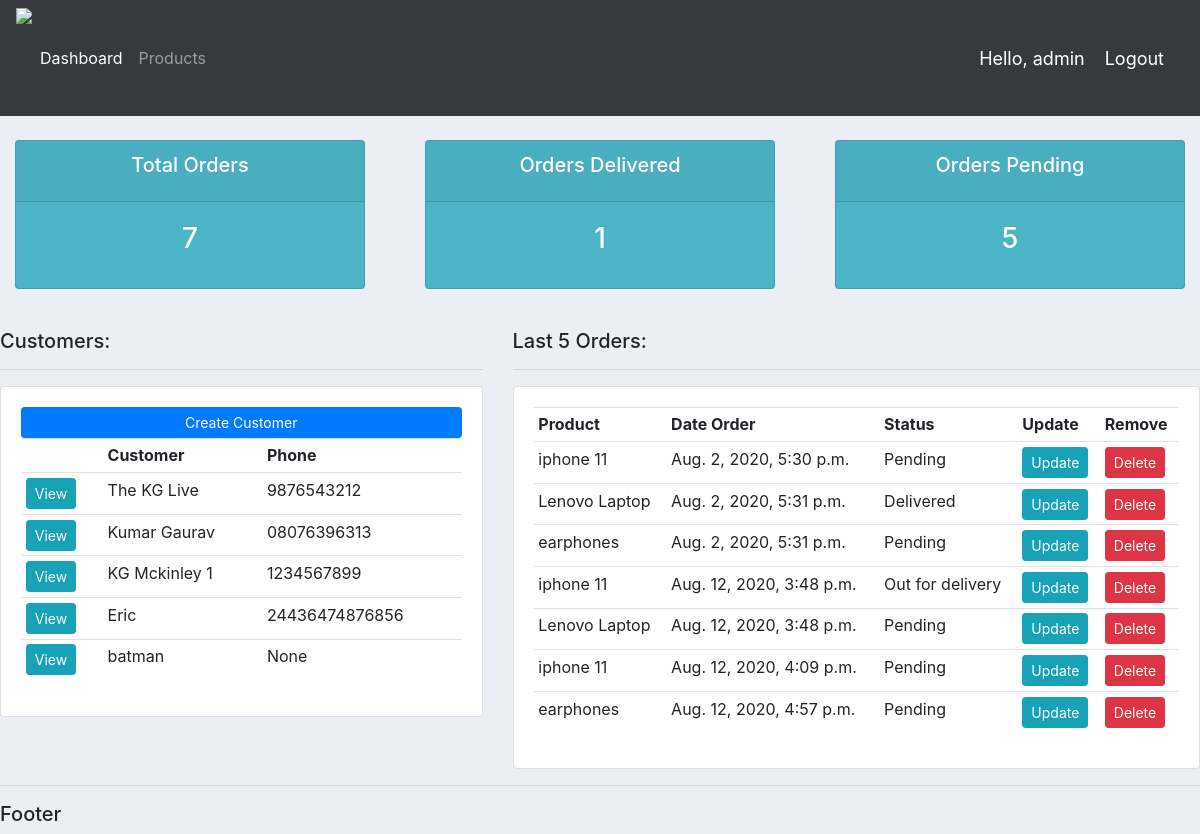
The app's page / (signed in) with its own data.
### accounts/models.py (models this page shows, shortened)
class Customer(models.Model):
    user = models.OneToOneField(User, null=True, blank=True, on_delete=models.CASCADE)
    name = models.CharField(max_length=200, null=True)
    phone = models.CharField(max_length=200, null=True)
    email = models.CharField(max_length=200, null=True)
    profile_pic = models.ImageField(null=True, blank=True, default="default-profile-picture.jpg")
    date_created = models.DateTimeField(auto_now_add=True, null=True)

class Order(models.Model):
    STATUS = (
        ('Pending', 'Pending'),
        ('Out for delivery', 'Out for delivery'),
        ('Delivered', 'Delivered'),
    )
    customer = models.ForeignKey(
        Customer, null=True, on_delete=models.SET_NULL)
    product = models.ForeignKey(Product, null=True, on_delete=models.SET_NULL)
    status = models.CharField(max_length=200, null=True, choices=STATUS)
    date_created = models.DateTimeField(auto_now_add=True, null=True)

class Product(models.Model):
    CATEGORY = (
        ('Indoor', 'Indoor'),
        ('Out Door', 'Out Door'),
    )
    name = models.CharField(max_length=200, null=True)
    price = models.FloatField(null=True)
    category = models.CharField(
        max_length=200, null=True, choices=CATEGORY)
    description = models.CharField(max_length=200, null=True, blank=True)
    date_created = models.DateTimeField(auto_now_add=True, null=True)
    tags = models.ManyToManyField(Tag)
    def __str__(self):
        return self.name

### accounts/decorators.py (the view)
    def wrapper_func(request, *args, **kwargs):
        group = None
        if request.user.groups.exists():
            group = request.user.groups.all()[0].name
        if group == 'customer':
            return redirect('user-page')
        if group == 'admin':
            return view_func(request, *args, **kwargs)

### accounts/views.py (called while the page is built)
@login_required(login_url='login')
@admin_only
def home(request):
    orders = Order.objects.all()
    customers = Customer.objects.all()
    total_customers = customers.count()
    total_orders = orders.count()
    delivered = orders.filter(status='Delivered').count()
    pendiing = orders.filter(status='Pending').count()
    context = {'orders': orders, 'customers': customers, 'total_orders': total_orders,
               'delivered': delivered, 'pendiing': pendiing}
    return render(request, 'accounts/dashboard.html', context)

### accounts/templates/accounts/dashboard.html
{% extends 'accounts/main.html' %}
{% block content %}
{% include 'accounts/status.html' %}
<br>
<div class="row">
  <div class="col-md-5">
    <h5>Customers:</h5>
    <hr>
    <div class="card card-body">
      <a class="btn btn-primary btn-sm btn-block" href="">Create Customer</a>
      <table class="table table-sm">
        <tr>
          <th></th>
          <th>Customer</th>
          <th>Phone</th>
        </tr>
        {% for customer in customers %}
        <tr>
          <td><a class="btn btn-sm btn-info" href="{% url 'customer' customer.id %}">View</a></td>
          <td>{{customer.name}}</td>
          <td>{{customer.phone}}</td>
        </tr>
        {% endfor %}
      </table>
    </div>
  </div>
  <div class="col-md-7">
    <h5>Last 5 Orders:</h5>
    <hr>
    <div class="card card-body">
      <table class="table table-sm">
        <tr>
          <th>Product</th>
          <th>Date Order</th>
          <th>Status</th>
          <th>Update</th>
          <th>Remove</th>
        </tr>
        {% for order in orders %}
        <tr>
          <td>{{order.product}}</td>
          <td>{{order.date_created}}</td>
          <td>{{order.status}}</td>
          <td><a class="btn btn-sm btn-info" href="{% url 'update_order' order.id %}">Update</a></td>
          <td><a class="btn btn-sm btn-danger" href="{% url 'delete_order' order.id %}">Delete</a></td>
        </tr>
        {% endfor %}
      </table>
    </div>
  </div>
</div>
{% endblock %}

### accounts/templates/accounts/main.html (shortened to what this page needs)
{% load static %}
<!DOCTYPE html>
<html lang="en">
<head>
  <link rel="stylesheet" href="https://stackpath.bootstrapcdn.com/bootstrap/4.3.1/css/bootstrap.min.css"
>
  <link rel="stylesheet" type="text/css" href="{% static '/css/main.css' %}">
</head>
<body>
  {% include 'accounts/navbar.html' %}
  {% block content %}
  {% endblock %}
  <hr>
  <h5>Footer</h5>
</body>
</html>

### accounts/templates/accounts/navbar.html (shortened to what this page needs)
{% load static %}
<nav class="navbar navbar-expand-lg navbar-dark bg-dark">
  <img src="{% static 'images/circle.png' %}" style="height:100px">
  <div class="collapse navbar-collapse" id="navbarNav">
    <ul class="navbar-nav">
      {% if request.user.is_staff %}
      <li class="nav-item active">
        <a class="nav-link" href="{% url 'home' %}">Dashboard</a>
      </li>
      <li class="nav-item">
        <a class="nav-link" href="{% url 'products' %}">Products</a>
      </li>
      {% else %}
       <li class="nav-item">
        <a class="nav-link" href="{% url 'account' %}">Settings</a>
      </li>
      {% endif %}
    </ul>
  </div>
  <span class="hello-msg">Hello, {{request.user}}</span>
  <span><a class="hello-msg" href="{% url 'logout' %}">Logout</a></span>
</nav>

### accounts/templates/accounts/status.html
<br>
<div class="row">
  <div class="col">
    <div class="col-md">
      <div class="card text-center text-white mb-3" id="total-orders">
        <div class="card-header">
          <h5 class="card-title">Total Orders</h5>
        </div>
        <div class="card-body">
          <h3 class="card-title">{{total_orders}}</h3>
        </div>
      </div>
    </div>
  </div>
  <div class="col">
    <div class="col-md">
      <div class="card text-center text-white mb-3" id="total-orders">
        <div class="card-header">
          <h5 class="card-title">Orders Delivered</h5>
        </div>
        <div class="card-body">
          <h3 class="card-title">{{delivered}}</h3>
        </div>
      </div>
    </div>
  </div>
  <div class="col">
    <div class="col-md">
      <div class="card text-center text-white mb-3" id="total-orders">
        <div class="card-header">
          <h5 class="card-title">Orders Pending</h5>
        </div>
        <div class="card-body">
          <h3 class="card-title">{{pendiing}}</h3>
        </div>
      </div>
    </div>
  </div>
</div>

### static/css/main.css (style rules this page uses)
body { background-color: #ebeff5; }
#total-orders { background-color: #4cb4c7; }

### accounts/templates/accounts/navbar.html (style rules this page uses)
.hello-msg { font-size: 18px; color: #fff; margin-right: 20px; }

### records on screen
Customer: name "The KG Live", phone "9876543212"
Customer: name "Kumar Gaurav", phone "08076396313"
Customer: name "KG Mckinley 1", phone "1234567899"
Customer: name "Eric", phone "24436474876856"
Customer: name "batman", phone "None"
Order: product "iphone 11", date_created "Aug. 2, 2020, 5:30 p.m.", status "Pending"
Order: product "Lenovo Laptop", date_created "Aug. 2, 2020, 5:31 p.m.", status "Delivered"
Order: product "earphones", date_created "Aug. 2, 2020, 5:31 p.m.", status "Pending"
Order: product "iphone 11", date_created "Aug. 12, 2020, 3:48 p.m.", status "Out for delivery"
Order: product "Lenovo Laptop", date_created "Aug. 12, 2020, 3:48 p.m.", status "Pending"
Order: product "iphone 11", date_created "Aug. 12, 2020, 4:09 p.m.", status "Pending"
Order: product "earphones", date_created "Aug. 12, 2020, 4:57 p.m.", status "Pending"

### other values on screen
{{ request.user }} "admin"
{{ total_orders }} "7"
{{ delivered }} "1"
{{ pendiing }} "5"
